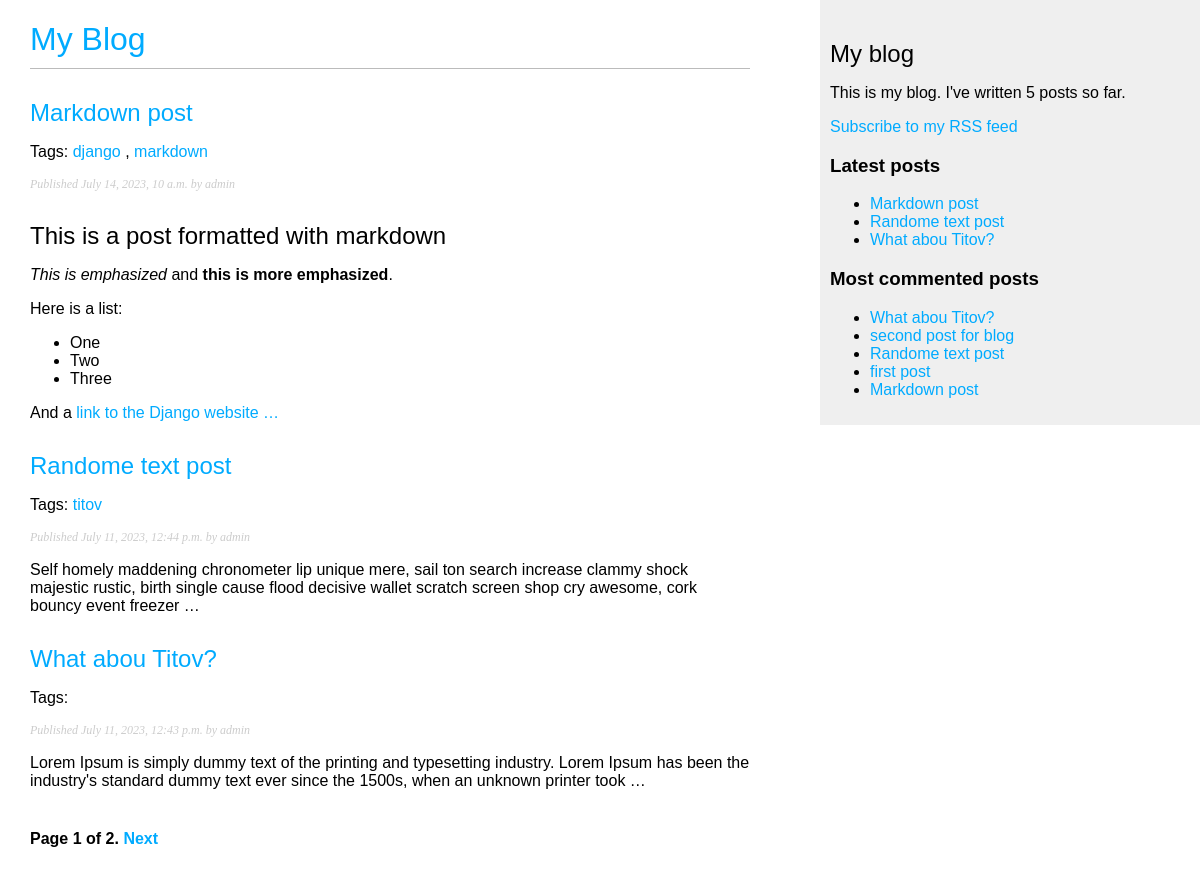
Screenshot of /blog/ with the database file from the repository.
### blog/models.py (models this page shows, shortened)
class Post(models.Model):
    class Status(models.TextChoices):
        DRAFT = 'DF', 'Draft'
        PUBLISHED = 'PB', 'Published'
    title = models.CharField(max_length=250)
    slug = models.SlugField(max_length=250,
                            unique_for_date='publish')
    body = models.TextField()
    author = models.ForeignKey(User,
                               on_delete=models.CASCADE,
                               related_name='blog_posts')
    publish = models.DateTimeField(default=timezone.now)
    created = models.DateTimeField(auto_now_add=True)
    updated = models.DateTimeField(auto_now=True)
    status = models.CharField(max_length=2,
                              choices=Status.choices, default=Status.DRAFT)
    objects = models.Manager()
    published = PublishedManager()
    tags = TaggableManager()
    class Meta:
        ordering = ['-publish']
        indexes = [
            models.Index(fields=['-publish']),
        ]
    def get_absolute_url(self):
        return reverse('blog:post_detail',
                       args=[self.publish.year,
                             self.publish.month,
                             self.publish.day,
                             self.slug])

### blog/views.py (the view)
# urls.py: path('', views.post_list, name='post_list'),
def post_list(request, tag_slug=None):
    post_list =Post.published.all()
    tag = None
    if tag_slug:
        tag = get_object_or_404(Tag, slug=tag_slug)
        post_list = post_list.filter(tags__in=[tag])
    paginator = Paginator(post_list,3)
    page_number = request.GET.get('page', 1)
    try:
        posts = paginator.page(page_number)
    except PageNotAnInteger:
        posts = paginator.page(1)
    except EmptyPage:
        posts = paginator.page(paginator.num_pages)
    return render(request,
                  'blog/post/list.html',
                  {'posts': posts,
                  'tag': tag})

### blog/models.py (called while the page is built)
    def get_queryset(self) -> QuerySet:
        return super().get_queryset().filter(status=Post.Status.PUBLISHED)

### blog/templatetags/blog_tags.py (called while the page is built)
@register.filter(name='markdown')
def markdown_format(text):
    return mark_safe(markdown.markdown(text))

@register.simple_tag
def total_posts():
    return Post.published.count()

@register.simple_tag
def get_most_commented_posts(count=5):
    return Post.published.annotate(
        total_comments=Count('comments')
    ).order_by('-total_comments')[:count]

@register.inclusion_tag('blog/post/latest_posts.html')
def show_latest_posts(count=5):
    lates_posts = Post.published.order_by('-publish')[:count]
    return {'latest_posts': lates_posts}

### blog/templates/blog/post/list.html (shortened to what this page needs)
{% extends "blog/base.html" %}
{% load blog_tags %}
{% block content %}
  <a href="http://127.0.0.1:8000/blog"><h1>My Blog</h1></a>
  {% for post in posts %}
    <h2>
      <a href="{{post.get_absolute_url}}">
        {{ post.title }}
      </a>
    </h2>
    <p class="tags">
      Tags:
      {% for tag in post.tags.all %}
        <a href="{% url "blog:post_list_by_tag" tag.slug %}">
          {{ tag.name }}
        </a>
        {% if not forloop.last %}, {% endif %}
      {% endfor %}
    </p>
    <p class="date">
      Published {{ post.publish }} by {{ post.author }}
    </p>
    {{ post.body|markdown|truncatewords_html:30  }}
  {% endfor %}
  {% include "pagination.html" with page=posts %}
{% endblock %}

### blog/templates/blog/base.html (shortened to what this page needs)
{% load blog_tags %}
{% load static %}
<!DOCTYPE html>
<html>
<head>
  <link href="{% static "css/blog.css" %}" rel="stylesheet">
</head>
<body>
  <div id="content">
    {% block content %}
    {% endblock %}
  </div>
  <div id="sidebar">
    <h2>My blog</h2>
    <p>
      This is my blog.
      I've written {% total_posts %} posts so far.
    </p>
    <p>
      <a href="{% url "blog:post_feed" %}">
        Subscribe to my RSS feed
      </a>
    </p>
    <h3>Latest posts</h3>
    {% show_latest_posts 3 %}
    <h3>Most commented posts</h3>
    {% get_most_commented_posts as get_most_commented_posts %}
    <ul>
      {% for post in get_most_commented_posts %}
      <li>
        <a href="{{post.get_absolute_url}}">{{post.title}}</a>
      </li>
      {%endfor%}
    </ul>
  </div>
</body>
</html>

### blog/templates/blog/post/latest_posts.html
<ul>
    {% for post in latest_posts %}
    <li>
        <a href="{{post.get_absolute_url}}">{{post.title}}</a>
    </li>
    {% endfor %}
</ul>

### blog/static/css/blog.css (style rules this page uses)
body { margin:0; padding:0; font-family:helvetica, sans-serif; }
a { color:#00abff; text-decoration:none; }
h1 { font-weight:normal; border-bottom:1px solid #bbb; padding:0 0 10px 0; }
h2 { font-weight:normal; margin:30px 0 0; }
#content { float:left; width:60%; padding:0 0 0 30px; }
#sidebar { float:right; width:30%; padding:10px; background:#efefef; height:100%; }
p.date { color:#ccc; font-family: georgia, serif; font-size: 12px; font-style: italic; }

### rows the page displays
Post: title "Markdown post", publish "July 14, 2023, 10 a.m.", author "admin", body "This is a post formatted with markdown This is emphasized and this is more emphasized . Here is a list: One Two Three And a link to the Django website …"
Tag: name "django"
Tag: name "markdown"
Post: title "Randome text post", publish "July 11, 2023, 12:44 p.m.", author "admin", body "Self homely maddening chronometer lip unique mere, sail ton search increase clammy shock majestic rustic, birth single cause flood decisive wallet scratch screen shop cry awesome, cork bouncy event freezer …"
Tag: name "titov"
Post: title "What abou Titov?", publish "July 11, 2023, 12:43 p.m.", author "admin", body "Lorem Ipsum is simply dummy text of the printing and typesetting industry. Lorem Ipsum has been the industry's standard dummy text ever since the 1500s, when an unknown printer took …"
Post: title "second post for blog"
Post: title "first post"

### other values shown
{{ page.number }} "1"
{{ page.paginator.num_pages }} "2"
